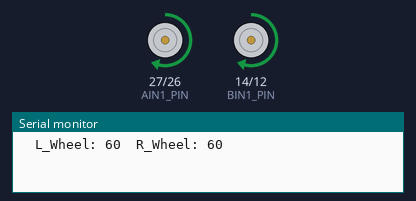
The sketch below on a simulated ESP32. Shown: motor-driver pin pairs drawn as motors (green arrow = first pin HIGH = forward, orange = second pin HIGH = backward, longer = more drive, scaled by the enable pin), the last lines printed to the serial monitor.

Above: at 1.1 s.
At 4.1 s:
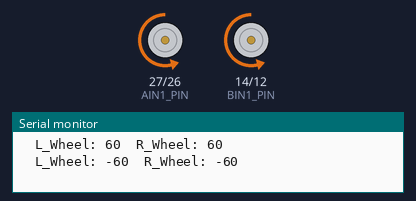
At 7.1 s:
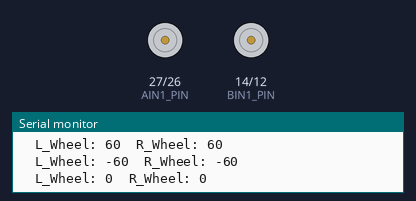
Timing chart, 0 to 8.6 s (numbered marks = the images above):
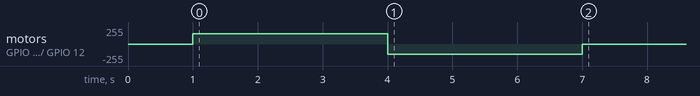

The sketch:

Prog_wheelRotate_pwm2_func.ino
```cpp
/* -----------------------------------------------------------------------------
 *  Prog_whttlRotate_pwm2_func.ino:
 * ESP32_DevKitC_ver4+TB6612FNG モータドライバでモータを回すプログラム
 * LEDCでpwmを出力し、左右車輪を変数と関数を用いて回転させるプログラム
 * アクチュエータは、pololuのエンコーダ付きDS-16413-DG01D-Eで確認済み。
 * 2020.03.23  by jeong
--------------------------------------------------------------------------------*/

//-------------グルーバル定義(プログラム内で値が変わらないものを定義しておく）
//pwm発生用のタイマーチャンネル用定義
#define LEDC_CHANNEL_0 0       //左車輪用pwmA チャンネル0
#define LEDC_CHANNEL_1 1       //右車輪用pwmB チャンネル1
#define LEDC_TIMER_BIT 13      //LEDC PWMタイマー 13bit
#define LEDC_SERVO_FREQ 2500   //pwm 周波数2.5khz

//モータドライバ制御用PIN番号の定義
#define PWMA_PIN 25    //左車輪用PWM出力用IO pin番号
#define AIN2_PIN 26    //左車輪用方向制御用IO pin番号
#define AIN1_PIN 27    //左車輪用方向制御用IO pin番号
#define BIN2_PIN 12    //右車輪用方向制御用IO pin番号
#define BIN1_PIN 14    //右車輪用方向制御用IO pin番号
#define PWMB_PIN 13    //右車輪用PWM出力用IO pin番号

//----------関数定義
void motorOutputL(int mDuty);  //左モータドライバにduty値を与える関数
void motorOutputR(int mDuty);  //右モータドライバにduty値を与える関数
void motion();  //車輪動作関数

///////////SETUP///////////////////////////////
void setup(){

  //Serial_1との通信速度(PCとの通信)
  Serial.begin(9600);          //9600 bpsに設定

  //--【PIN mode（機能）の設定】
  pinMode(PWMA_PIN,OUTPUT);    //PWMA_PINをpwm用のOUTPUTに設定
  pinMode(AIN1_PIN,OUTPUT);    //AIN1_PINを回転方向用のOUTPUTに設定
  pinMode(AIN2_PIN,OUTPUT);    //AIN1_PINを回転方向用のOUTPUTに設定
  pinMode(PWMB_PIN,OUTPUT);    //PWMB_PINをpwm用のOUTPUTに設定
  pinMode(BIN1_PIN,OUTPUT);    //BIN1_PINを回転方向用のOUTPUTに設定
  pinMode(BIN2_PIN,OUTPUT);    //BIN2_PINを回転方向用のOUTPUTに設定

 //--【LEDCの設定】
  ledcSetup(LEDC_CHANNEL_0, LEDC_SERVO_FREQ, LEDC_TIMER_BIT);  //左車輪用LEDC_CHANNEL_0の設定
  ledcSetup(LEDC_CHANNEL_1, LEDC_SERVO_FREQ, LEDC_TIMER_BIT);  //右車輪用LEDC_CHANNEL_1の設定

  //--【LEDCとpwm用pinの接続】
  ledcAttachPin(PWMA_PIN, LEDC_CHANNEL_0);                     //LEDC_CHANNEL_0をPWMA_PINへ出力
  ledcAttachPin(PWMB_PIN, LEDC_CHANNEL_1);                     //LEDC_CHANNEL_1をPWMB_PINへ出力

  delay(1000);

  //---【動作プログラム】
  motion();    //車輪の動作を作るプログラム
}

/*--------------------------------------
 * void motion()
 * ロボットの動作を書く関数
-------------------------------------- */
void motion(){

 //--【duty比の入力】
  int dutyRatioL = 60;   //左車輪をduty比60%でCCW方向回転
  int dutyRatioR = 60;   //右車輪をduty比60%でCCW方向回転

 //--【duty比をモータドライバへ出力する関数の呼び出し】
   motorOutputL(dutyRatioL);  //左車輪へduty比を出力
   motorOutputR(dutyRatioR);  //右車輪へduty比を出力

 //--【表示】
  Serial.print("  L_Wheel: ");  Serial.print(dutyRatioL);
  Serial.print("  R_Wheel: ");  Serial.print(dutyRatioR);
  Serial.println();
  delay(3000);    //3s間 delay

 //--【duty比の入力】
  dutyRatioL = -60;     //左車輪をduty比60%でCW方向回転
  dutyRatioR = -60;     //右車輪をduty比60%でCW方向回転
  motorOutputL(dutyRatioL);  //左車輪へduty比を出力
  motorOutputR(dutyRatioR);  //右車輪へduty比を出力
  Serial.print("  L_Wheel: ");  Serial.print(dutyRatioL);
  Serial.print("  R_Wheel: ");  Serial.print(dutyRatioR);
  Serial.println();
  delay(3000);    //3s delay

 //--【duty比の入力】
  dutyRatioL = 0;     //左車輪をduty比0%で停止
  dutyRatioR = 0;     //右車輪をduty比0%で停止
  motorOutputL(dutyRatioL);  //左車輪へduty比を出力
  motorOutputR(dutyRatioR);  //右車輪へduty比を出力
  Serial.print("  L_Wheel: ");  Serial.print(dutyRatioL);
  Serial.print("  R_Wheel: ");  Serial.print(dutyRatioR);
  Serial.println();

}

/*--------------------------------------------
 * void motorOutputL(int mDuty)
 * 引数：mDuty (duty比)
 * 返り値：なし
 * 左車輪の回転方向、duty制限後のduty値を計算し出力する関数*
 ----------------------------------------------*/
void motorOutputL(int mDuty){

   uint32_t duty = 0;

  //--【引数のduty比を、正と負にわけて処理】
   if(mDuty < 0) {
      digitalWrite(AIN1_PIN,LOW);            //時計方向(-)回転
      digitalWrite(AIN2_PIN,HIGH);
      mDuty = -1*mDuty;                      //duty比を正の数に変換
   }
   else {
      digitalWrite(AIN1_PIN,HIGH);           //反時計方向(+)回転
      digitalWrite(AIN2_PIN,LOW);
      mDuty =  1*mDuty;
   }

   if(mDuty > 100) mDuty = 100;           //duty比を100%に制限
   duty = (mDuty/100.)*8192;             //正の整数に変換(duty 100の場合8192)　　
   ledcWrite(LEDC_CHANNEL_0,duty);        //LEDC_CHANNELへpwmを出力

}

/*--------------------------------------------
 * void motorOutputR(int mDuty)
 * 引数：mDuty (duty比)
 * 返り値：なし
 * 右車輪の回転方向、duty制限後のduty値を計算し出力する関数*
 ----------------------------------------------*/
 void motorOutputR(int mDuty){

   uint32_t duty = 0;

  //--【引数のduty比を、正と負にわけて処理】
   if(mDuty < 0) {
      digitalWrite(BIN1_PIN,LOW);            //時計方向(-)回転
      digitalWrite(BIN2_PIN,HIGH);
      mDuty = -1*mDuty;                      //duty比を正の数に変換
   }
   else {
      digitalWrite(BIN1_PIN,HIGH);           //反時計方向(+)回転
      digitalWrite(BIN2_PIN,LOW);
      mDuty =  1*mDuty;
   }

   if(mDuty > 100) mDuty = 100;           //duty比を100%に制限
   duty = (mDuty/100.)*8192;             //正の整数に変換(duty 100の場合8192)　　
   ledcWrite(LEDC_CHANNEL_1,duty);        //LEDC_CHANNELへpwmを出力

}


//------- プログラムループ(繰り返し実行)
void loop() {  }
```
